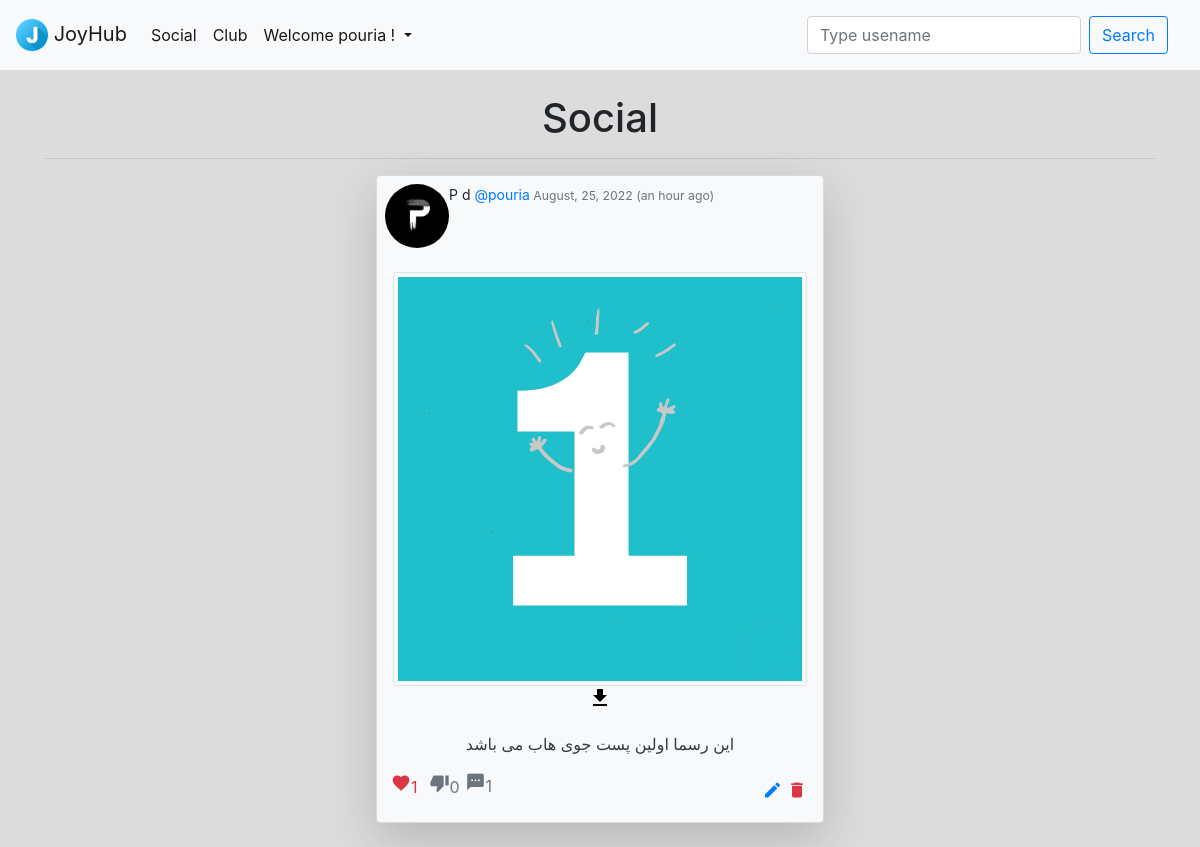
/social/ (signed in), run on the app's committed database.
### social/models.py (models this page shows, shortened)
class Post(models.Model):
    id = models.UUIDField(primary_key=True, default=uuid.uuid4, editable=False)
    author = models.ForeignKey(User, on_delete=models.CASCADE)
    text = models.TextField(max_length=255, null=True, blank=True)
    post_image = models.ImageField(default='post_image_default.png', upload_to='posts_pics', null=True, blank=True)
    likes = models.ManyToManyField(User, blank=True, related_name='likes')
    dislikes = models.ManyToManyField(User, blank=True, related_name='dislikes')
    edited_at = models.DateTimeField(auto_now=True, null=True, blank=True)
    created_at = models.DateTimeField(auto_now_add=True, null=True, blank=True)
    class Meta:
        ordering = ['-created_at']
    def has_default_image(self):
        if self.post_image.url == '/media/post_image_default.png':
            return True
        return False
    def humanized_created_at(self):
        return humanize.naturaltime(self.created_at)
    def is_edited(self):
        if self.created_at != self.edited_at:
            return True
        return False

### members/models.py (models this page shows, shortened)
class UserProfile(models.Model):
    user = models.OneToOneField(User, on_delete=models.CASCADE)
    profile_image = models.ImageField(default='default.png', upload_to='profile_pics', null=True, blank=True)
    bio = models.TextField(max_length=150, null=True, blank=True)
    birth_date = models.DateField(max_length=8, null=True, blank=True)
    last_update = models.DateTimeField(auto_now=True, null=True, blank=True)
    created_at = models.DateTimeField(auto_now_add=True, null=True, blank=True)
    class Meta:
        ordering = ['id']

### social/views.py (the view)
# urls.py: path('', SocialPostListView.as_view(), name='social'),  # Social path
class SocialPostListView(LoginRequiredMixin, ListView):
    model = Post
    template_name = 'social/social.html'
    context_object_name = 'posts'
    ordering = ['-created_at']
    paginate_by = 5

### social/templates/social/social.html (shortened to what this page needs)
{% extends 'home/base.html' %}
{% block content %}
    <body>
        <center>
            {% if user.is_authenticated %}
                <h1>Social</h1>
                <hr>
                {% for post in posts %}
                    <div class="shadow-lg p-2 card bg-light" style="width: 28rem;">
                        <div class="media content-section bg-light">
                            {% if post.author.userprofile.profile_image %}
                                <img class="rounded-circle article-img" src="{{post.author.userprofile.profile_image.url}}" width="64" height="64">
                            {% else %}
                                <img class="rounded-circle article-img" src="/media/default.png" width="64" height="64">
                            {% endif %}
                            {% if post.is_edited %}
                                <small>{{post.author.first_name}} {{post.author.last_name}} <a href="{% url 'personal_page' post.author %}">@{{post.author}}</a></small>
                                <small style="color: rgb(255, 255, 255);">_</small>
                                <small><small class="text-muted"> edited ({{post.humanized_edit_date}})</small></small>
                            {% else %}
                            <small>{{post.author.first_name}} {{post.author.last_name}} <a href="{% url 'personal_page' post.author %}">@{{post.author}}</a><small class="text-muted"> {{post.created_at|date:"F, d, Y"}} ({{post.humanized_created_at}})</small></small>
                            {% endif %}
                        </div>
                        {% if not post.has_default_image %}
                            <br>
                            <center>
                                <img src="{{post.post_image.url}}" class="img-fluid img-thumbnail bg-light" width="414" height="414">
                                <p><a class="card-link" href="{{post.post_image.url}}" download><i class="material-icons" style="color:black">file_download</i></a></p>
                            </center>
                        {% endif %}
                        <p class="card-text text-dark">{{post.text}}</p>
                        <div class="d-flex">
                            <form action="{% url 'like_post' post.pk %}" method="POST">
                                <button style="background-color:transparent; border:none; box-shadow:none;" typt="submit" name="post_id" value="{{ post.id }}">
                                    {% if user in post.likes.all%}
                                        <a class="text-danger"><i class="material-icons" style="font-size:20px;">favorite</i>{{post.likes.all.count}}</a>
                                    {% else %}
                                        <a class="text-secondary"><i class="material-icons" style="font-size:20px;">favorite</i>{{post.likes.all.count}}</a>
                                    {% endif %}
                                </button>
                            </form>
                            <form action="{% url 'dislike_post' post.pk %}" method="POST">
                                <button style="background-color:transparent; border:none; box-shadow:none;" typt="submit" name="post_id" value="{{ post.id }}">
                                    {% if user in post.dislikes.all%}
                                        <a class="text-dark"><i class="material-icons" style="font-size:20px;">thumb_down</i>{{post.dislikes.all.count}}</a>
                                    {% else %}
                                        <a class="text-secondary"><i class="material-icons" style="font-size:20px;">thumb_down</i>{{post.dislikes.all.count}}</a>
                                    {% endif %}
                                </button>
                            </form>
                            <a class="text-secondary" href="{% url 'post_detail_view' post.pk %}"><i class="material-icons" style="font-size:20px;">sms</i>{{post.commented_post.count}}</a>
                            {% if post.author == user %}
                                <div class="ml-auto p-2">
                                    <a class="text-primary" href="{% url 'post_edit_view' post.id %}"><i class="material-icons" style="font-size:20px;">edit</i></a>
                                    <a class="text-danger" href="{% url 'post_delete_view' post.id %}"><i class="material-icons" style="font-size:20px;">delete</i></a>
                                </div>
                            {% endif %}
                        </div>
                    </div>
                    <br>
                {% endfor %}
            {% else %}
                <h1><a class="card-link" href="{%url 'login'%}">Login</a> to see this page</h1>
            {% endif %}
        </center>
    </body>
{% endblock %}

### home/templates/home/navbar.html (shortened to what this page needs)
{% load static %}
<nav class="navbar navbar-expand-lg navbar-light bg-light">
  <a class="navbar-brand" href="{% url 'home' %}">
    <img src="{% static 'home/images/JoyHubIcon.png' %}" width="32" height="32" class="d-inline-block align-top">
    JoyHub
  </a>
  <div class="collapse navbar-collapse" id="navbarNavDropdown">
    <ul class="navbar-nav">
      {% if user.is_authenticated %}
      <li class="nav-item">
        <a class="nav-link active" aria-current="page" href="{% url 'social' %}">Social</a>
      </li>
      <li class="nav-item">
        <a class="nav-link active" aria-current="page" href="{% url 'club' %}">Club</a>
      </li>
      <li class="nav-item dropdown">
        <a class="nav-link active dropdown-toggle" href="#" role="button" data-toggle="dropdown" aria-expanded="false">
          Welcome {{user.username}} !
        </a>
      </li>
      {% endif %}
    </ul>
  </div>
  <nav class="navbar navbar-light bg-light">
    <form class="form-inline" method="post" action="{% url 'search_users' %}">
      <input class="form-control mr-sm-2" name="searched" type="search" placeholder="Type usename" aria-label="Search">
      <button class="btn btn-outline-primary my-2 my-sm-0" type="submit">Search</button>
    </form>
  </nav>
</nav>

### home/templates/home/base.html (style rules this page uses)
body { background: rgb(220, 220, 220); }

### data on the page
Post: author.userprofile.profile_image (picture), author.first_name "P", author.last_name "d", author "pouria", created_at "August, 25, 2022", humanized_created_at "an hour ago", post_image (picture), text "این رسما اولین پست جوی هاب می باشد", likes.all.count "1", dislikes.all.count "0", commented_post.count "1"

### other printed values
{{ user.username }} "pouria"
